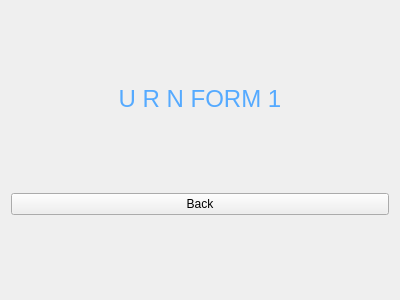
<?xml version="1.0" encoding="UTF-8"?>
<ui version="4.0">
 <class>Form</class>
 <widget class="QWidget" name="Form">
  <property name="geometry">
   <rect>
    <x>0</x>
    <y>0</y>
    <width>400</width>
    <height>300</height>
   </rect>
  </property>
  <property name="windowTitle">
   <string>Form</string>
  </property>
  <layout class="QGridLayout" name="gridLayout">
   <item row="0" column="0">
    <spacer name="verticalSpacer_3">
     <property name="orientation">
      <enum>Qt::Vertical</enum>
     </property>
     <property name="sizeHint" stdset="0">
      <size>
       <width>20</width>
       <height>40</height>
      </size>
     </property>
    </spacer>
   </item>
   <item row="1" column="0">
    <widget class="QLabel" name="bck_btn">
     <property name="font">
      <font>
       <pointsize>18</pointsize>
      </font>
     </property>
     <property name="styleSheet">
      <string notr="true">color: rgb(85, 170, 255);</string>
     </property>
     <property name="text">
      <string>U R N FORM 1</string>
     </property>
     <property name="alignment">
      <set>Qt::AlignCenter</set>
     </property>
    </widget>
   </item>
   <item row="2" column="0">
    <spacer name="verticalSpacer_2">
     <property name="orientation">
      <enum>Qt::Vertical</enum>
     </property>
     <property name="sizeHint" stdset="0">
      <size>
       <width>20</width>
       <height>40</height>
      </size>
     </property>
    </spacer>
   </item>
   <item row="3" column="0">
    <widget class="QPushButton" name="bck_btn1">
     <property name="text">
      <string>Back</string>
     </property>
    </widget>
   </item>
   <item row="4" column="0">
    <spacer name="verticalSpacer">
     <property name="orientation">
      <enum>Qt::Vertical</enum>
     </property>
     <property name="sizeHint" stdset="0">
      <size>
       <width>20</width>
       <height>40</height>
      </size>
     </property>
    </spacer>
   </item>
  </layout>
 </widget>
 <resources/>
 <connections/>
</ui>
